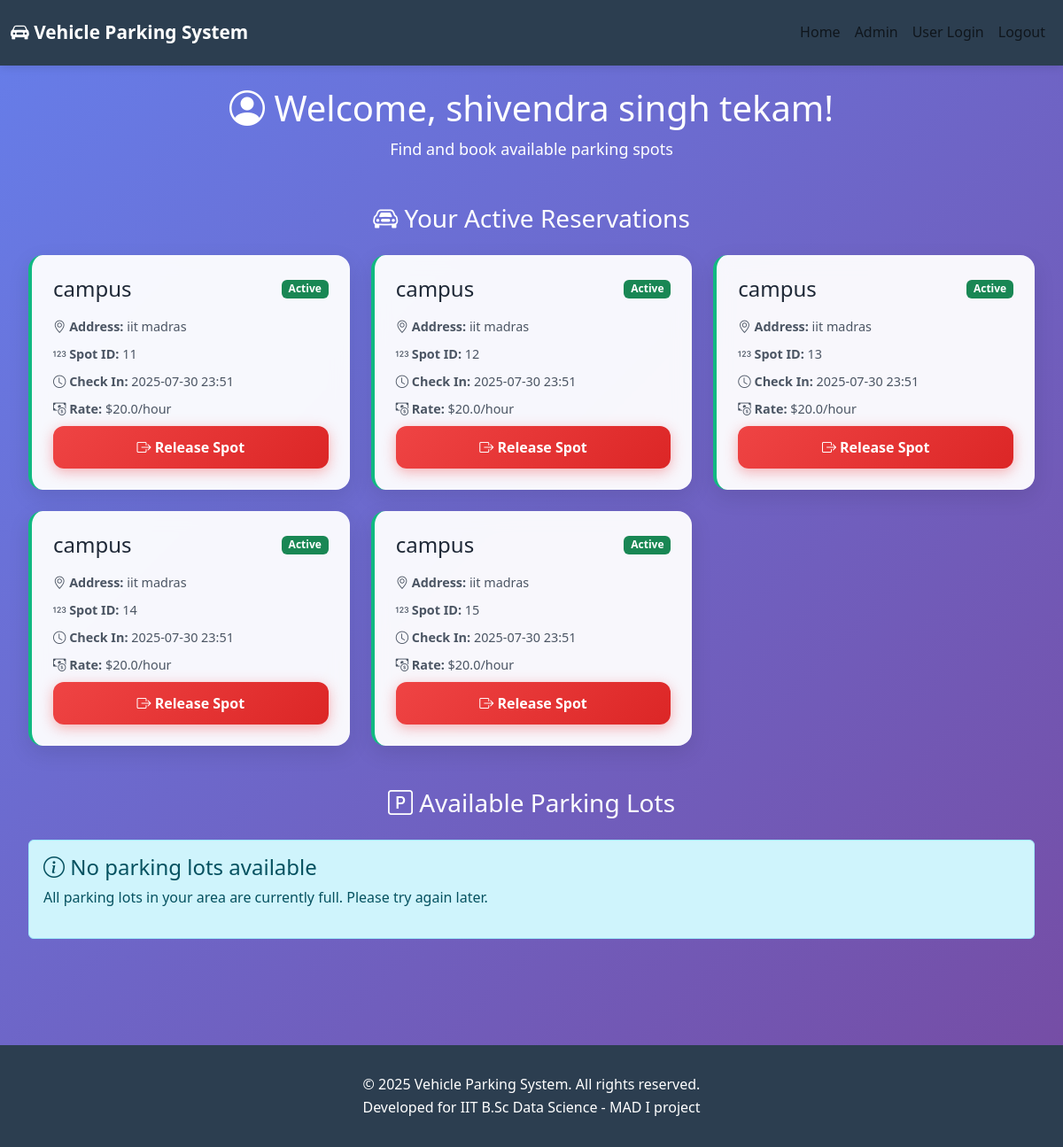
Page /dashboard (signed in) on the committed database.
### models.py (models this page shows, shortened)
class User(db.Model):
    id = db.Column(db.Integer, primary_key=True)
    name = db.Column(db.String(100), nullable=False)
    email = db.Column(db.String(120), unique=True, nullable=False)
    password = db.Column(db.String(200), nullable=False)
    pincode = db.Column(db.String(10), nullable=False)
    created_at = db.Column(db.DateTime, default=datetime.utcnow)
    reservations = db.relationship('Reservation', backref='user', lazy=True)

class Reservation(db.Model):
    id = db.Column(db.Integer, primary_key=True)
    spot_id = db.Column(db.Integer, db.ForeignKey('parking_spot.id'), nullable=False)
    user_id = db.Column(db.Integer, db.ForeignKey('user.id'), nullable=False)
    in_time = db.Column(db.DateTime, default=datetime.utcnow)
    out_time = db.Column(db.DateTime, nullable=True)
    total_cost = db.Column(db.Float, nullable=True)
    status = db.Column(db.String(20), default='active')  # active, completed

class ParkingLot(db.Model):
    id = db.Column(db.Integer, primary_key=True)
    location_name = db.Column(db.String(200), nullable=False)
    address = db.Column(db.Text, nullable=False)
    pincode = db.Column(db.String(10), nullable=False)
    price = db.Column(db.Float, nullable=False)
    max_spots = db.Column(db.Integer, nullable=False)
    created_at = db.Column(db.DateTime, default=datetime.utcnow)
    spots = db.relationship('ParkingSpot', backref='lot', lazy=True, cascade='all, delete-orphan')

### routes.py (the view)
    @app.route('/dashboard')
    def user_dashboard():
     if not session.get('user_id'):
        return redirect(url_for('user_login'))
     user = User.query.get(session['user_id'])
     active_reservations = Reservation.query.filter_by(
        user_id=user.id,
        status='active'
     ).all()
     nearby_lots = ParkingLot.query.filter(
        ParkingLot.pincode.startswith(user.pincode[:3]),
        ParkingLot.spots.any(ParkingSpot.status == 'A')
     ).all()
     return render_template('user/dashboard.html',
                        user=user,
                        active_reservations=active_reservations,
                        nearby_lots=nearby_lots)

### templates/user/dashboard.html (shortened to what this page needs)
{% extends "base.html" %}
{% block content %}
<div class="dashboard-container">
    <div class="dashboard-header">
        <h1><i class="bi bi-person-circle"></i> Welcome, {{ session.user_name }}!</h1>
        <p>Find and book available parking spots</p>
    </div>
    {% if active_reservations %}
        <div class="active-reservations mb-5">
            <h3><i class="bi bi-car-front"></i> Your Active Reservations</h3>
            <div class="reservations-grid">
                {% for reservation in active_reservations %}
                    <div class="reservation-card active">
                        <div class="reservation-header">
                            <h4>{{ reservation.spot.lot.location_name }}</h4>
                            <span class="badge bg-success">Active</span>
                        </div>
                        <div class="reservation-info">
                            <p><i class="bi bi-geo-alt"></i> <strong>Address:</strong> {{ reservation.spot.lot.address }}</p>
                            <p><i class="bi bi-123"></i> <strong>Spot ID:</strong> {{ reservation.spot_id }}</p>
                            <p><i class="bi bi-clock"></i> <strong>Check In:</strong> {{ reservation.in_time.strftime('%Y-%m-%d %H:%M') }}</p>
                            <p><i class="bi bi-cash-coin"></i> <strong>Rate:</strong> ${{ reservation.spot.lot.price }}/hour</p>
                        </div>
                        <form method="POST" action="{{ url_for('user_release_spot', reservation_id=reservation.id) }}">
                            <button type="submit" class="btn btn-danger w-100"
                                    onclick="return confirm('Are you sure you want to release this parking spot?')">
                                <i class="bi bi-box-arrow-right"></i> Release Spot
                            </button>
                        </form>
                    </div>
                {% endfor %}
            </div>
        </div>
    {% endif %}
    <div class="lots-section">
        <h3><i class="bi bi-p-square"></i> Available Parking Lots</h3>
        {% if nearby_lots %}
            <div class="lots-grid">
                {% for lot in nearby_lots %}
                    <div class="lot-card">
                        <div class="lot-header">
                            <h4>{{ lot.location_name }}</h4>
                            <div class="lot-availability">
                                <span class="available-count">{{ lot.spots|selectattr('status', 'equalto', 'A')|list|length }}</span>
                                <span>spots available</span>
                            </div>
                        </div>
                        <div class="lot-info">
                            <p><i class="bi bi-geo-alt"></i> <strong>Address:</strong> {{ lot.address }}</p>
                            <p><i class="bi bi-pin-map"></i> <strong>Pincode:</strong> {{ lot.pincode }}</p>
                            <p><i class="bi bi-cash-stack"></i> <strong>Price:</strong> ₹{{ lot.price }}/hour</p>
                        </div>
                        <div class="progress mb-3">
                            <div class="progress-bar bg-success"
                                 style="width: {{ ((lot.spots|selectattr('status', 'equalto', 'A')|list|length / lot.max_spots) * 100) }}%">
                            </div>
                        </div>
                        <div class="d-grid gap-2">
                            {% if lot.spots|selectattr('status', 'equalto', 'A')|list|length > 0 %}
                                <a href="{{ url_for('user_book_spot', lot_id=lot.id) }}"
                                   class="btn btn-primary">
                                    <i class="bi bi-bookmark-check"></i> Book Now
                                </a>
                            {% else %}
                                <button class="btn btn-secondary" disabled>
                                    <i class="bi bi-slash-circle"></i> Fully Occupied
                                </button>
                            {% endif %}
                        </div>
                    </div>
                {% endfor %}
            </div>
        {% else %}
            <div class="alert alert-info">
                <h4><i class="bi bi-info-circle"></i> No parking lots available</h4>
                <p>All parking lots in your area are currently full. Please try again later.</p>
            </div>
        {% endif %}
    </div>
</div>
{% endblock %}

### templates/base.html (shortened to what this page needs)
<!DOCTYPE html>
<html lang="en">
<head>
    <link href="https://cdn.jsdelivr.net/npm/bootstrap@5.3.0/dist/css/bootstrap.min.css" rel="stylesheet">
    <link rel="stylesheet" href="https://cdn.jsdelivr.net/npm/bootstrap-icons@1.10.0/font/bootstrap-icons.css">
    <link rel="stylesheet" href="{{ url_for('static', filename='css/style.css') }}">
</head>
<body>
    <nav class="navbar navbar-expand-lg">
        <div class="container">
            <div class="nav-brand">
                <a href="{{ url_for('index') }}">
                    <i class="bi bi-car-front-fill"></i> Vehicle Parking System
                </a>
            </div>
            <div class="collapse navbar-collapse" id="navbarNav">
                <div class="navbar-nav ms-auto">
                    {% if session.admin_logged_in %}
                        <a class="nav-link" href="{{ url_for('index') }}">Home</a>
                        <a class="nav-link" href="{{ url_for('admin_dashboard') }}">Dashboard</a>
                        <a class="nav-link" href="{{ url_for('admin_users') }}">Users</a>
                        <a class="nav-link" href="{{ url_for('admin_reservations') }}">Reservations</a>
                        <a class="nav-link" href="{{ url_for('admin_logout') }}">Logout</a>
                    {% elif session.user_id %}
                        <a class="nav-link" href="{{ url_for('index') }}">Home</a>
                        <a class="nav-link" href="{{ url_for('admin_login') }}">Admin</a>
                        <a class="nav-link" href="{{ url_for('user_login') }}">User Login</a>
                        <a class="nav-link" href="{{ url_for('user_logout') }}">Logout</a>
                    {% else %}
                        <a class="nav-link" href="{{ url_for('admin_login') }}">Admin Login</a>
                        <a class="nav-link" href="{{ url_for('user_login') }}">User Login</a>
                        <a class="nav-link" href="{{ url_for('user_register') }}">Register</a>
                    {% endif %}
                </div>
            </div>
        </div>
    </nav>
    <main class="main-content container py-4">
        {% block content %}{% endblock %}
    </main>
    <footer class="footer text-center">
        <div class="container">
            <p class="mb-0">&copy; 2025 Vehicle Parking System. All rights reserved.</p>
            <p class="mb-0">Developed for IIT B.Sc Data Science - MAD I project</p>
        </div>
    </footer>
</body>
</html>

### static/css/style.css (style rules this page uses)
* { margin: 0; padding: 0; box-sizing: border-box; }
body { font-family: 'Segoe UI', Tahoma, Geneva, Verdana, sans-serif; line-height: 1.6; color: #333; background: linear-gradient(135deg, #667eea 0%, #764ba2 100%); min-height: 100vh; }
.navbar { background: rgba(255, 255, 255, 0.95); backdrop-filter: blur(10px); box-shadow: 0 2px 20px rgba(0, 0, 0, 0.1); position: sticky; top: 0; z-index: 1000; transition: all 0.3s ease; }
.nav-brand a { font-size: 1.5rem; font-weight: bold; text-decoration: none; color: #4f46e5; transition: color 0.3s ease; }
.main-content { min-height: calc(100vh - 140px); padding: 2rem 0; }
.container { max-width: 1200px; margin: 0 auto; }
.btn { display: inline-block; padding: 0.75rem 1.5rem; font-size: 1rem; font-weight: 600; text-decoration: none; border-radius: 12px; transition: all 0.3s ease; border: none; cursor: pointer; position: relative; overflow: hidden; text-align: center; }
.btn:before { content: ''; position: absolute; top: 50%; left: 50%; width: 0; height: 0; background: rgba(255, 255, 255, 0.3); border-radius: 50%; transform: translate(-50%, -50%); transition: width 0.6s, height 0.6s; }
.btn-danger { background: linear-gradient(135deg, #ef4444, #dc2626); color: white; box-shadow: 0 4px 15px rgba(239, 68, 68, 0.4); }
.dashboard-container { max-width: 1200px; margin: 0 auto; padding: 0 2rem; }
.dashboard-header { text-align: center; margin-bottom: 3rem; color: white; }
.dashboard-header h1 { font-size: 2.5rem; margin-bottom: 0.5rem; animation: fadeInDown 0.8s ease-out; }
.dashboard-header p { font-size: 1.125rem; opacity: 0.9; animation: fadeInUp 0.8s ease-out 0.2s both; }
.lots-section { margin-bottom: 3rem; }
.lots-section h3 { color: white; font-size: 1.75rem; margin-bottom: 1.5rem; text-align: center; }
.active-reservations { margin-bottom: 3rem; }
.active-reservations h3 { color: white; font-size: 1.75rem; margin-bottom: 1.5rem; text-align: center; }
.reservations-grid { display: grid; grid-template-columns: repeat(auto-fill, minmax(300px, 1fr)); gap: 1.5rem; }
.reservation-card { background: rgba(255, 255, 255, 0.95); backdrop-filter: blur(10px); border-radius: 16px; padding: 1.5rem; box-shadow: 0 8px 25px rgba(0, 0, 0, 0.1); transition: all 0.3s ease; border-left: 4px solid #4f46e5; }
.reservation-card.active { border-left-color: #10b981; animation: glow 2s infinite alternate; }
.reservation-header { display: flex; justify-content: space-between; align-items: center; margin-bottom: 1rem; }
.reservation-header h4 { margin: 0; color: #1f2937; }
.reservation-info p { margin-bottom: 0.5rem; color: #4b5563; font-size: 0.9rem; }
.footer { background: rgba(0, 0, 0, 0.8); color: white; text-align: center; padding: 2rem; margin-top: 3rem; }

### templates/base.html (style rules this page uses)
:root { --primary-color: #2c3e50; --secondary-color: #3498db; --accent-color: #e74c3c; --light-color: #ecf0f1; }
.navbar { background-color: var(--primary-color); padding: 1rem 0; box-shadow: 0 2px 10px rgba(0,0,0,0.1); }
.nav-brand a { color: white; font-weight: 700; font-size: 1.3rem; text-decoration: none; }
.footer { background-color: var(--primary-color); color: white; padding: 2rem 0; margin-top: 3rem; }

### rows in the picture
User: user_name "shivendra singh tekam"
Reservation: spot.lot.location_name "campus", spot.lot.address "iit madras", spot_id "11", in_time "2025-07-30 23:51", spot.lot.price "20.0"
Reservation: spot.lot.location_name "campus", spot.lot.address "iit madras", spot_id "12", in_time "2025-07-30 23:51", spot.lot.price "20.0"
Reservation: spot.lot.location_name "campus", spot.lot.address "iit madras", spot_id "13", in_time "2025-07-30 23:51", spot.lot.price "20.0"
Reservation: spot.lot.location_name "campus", spot.lot.address "iit madras", spot_id "14", in_time "2025-07-30 23:51", spot.lot.price "20.0"
Reservation: spot.lot.location_name "campus", spot.lot.address "iit madras", spot_id "15", in_time "2025-07-30 23:51", spot.lot.price "20.0"
